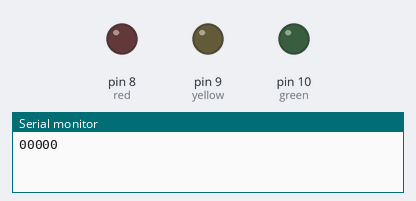
A sketch run on a simulated Arduino Uno, built with avr-gcc and run on an emulated ATmega328P. On the bench: output pins drawn as LEDs (lit = HIGH), the last lines printed to the serial monitor.

Above: at 0.5 s.
At 2.5 s:
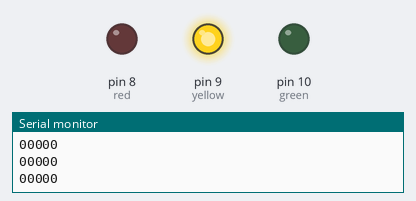
At 3.5 s:
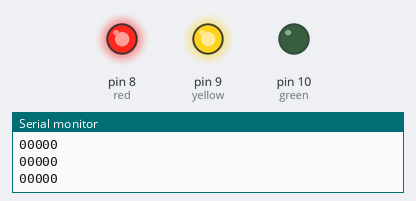
At 4.5 s:
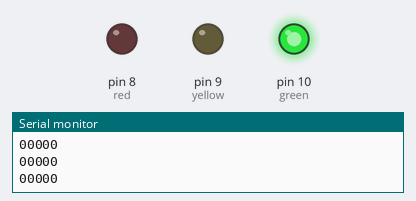
At 6.5 s:
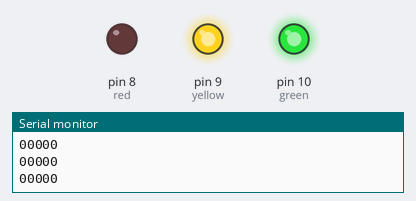
At 9.5 s:
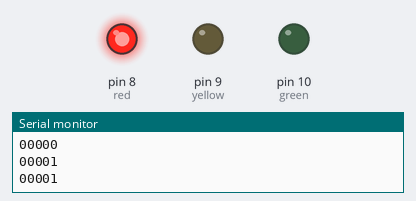
Timing chart, 0 to 10.4 s (numbered marks = the images above):
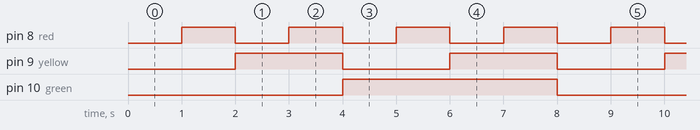

Measured:
- by itself, pin 8 (red): alternates HIGH for 1.0 s and LOW for 1.0 s
- by itself, pin 9 (yellow): alternates HIGH for 2.0 s and LOW for 2.0 s
- by itself, pin 10 (green): alternates HIGH for 4.0 s and LOW for 4.0 s

The sketch:

test1.ino
```cpp
int red = 8;
int yellow = 9;
int green = 10;
unsigned char value = 0;
unsigned char value2 = 0;
void setup() {
  // put your setup code here, to run once:
  Serial.begin(9600);
  pinMode(red,OUTPUT);
  pinMode(yellow,OUTPUT);
  pinMode(green, OUTPUT);
}

void loop() {
  // put your main code here, to run repeatedly:

  if(value / 128 >= 1){
    value-=128;
    Serial.print(1);
  }
  else{
    Serial.print(0);
  }
  if(value / 64 >= 1){
    value -= 64;
    Serial.print(1);
  }
  else{
    Serial.print(0);
  }
  if(value /32 >= 1){
    value -=32;
    Serial.print(1);
  }
  else{
    Serial.print(0);
  }
  if(value / 16 >=1){
    value -= 16;
    Serial.print(1);
  }
  else{
    Serial.print(0);
  }
  if(value /8 >= 1){
    value -=8;
    Serial.print(1);
  }
  else{
    Serial.print(0);
  }
  if(value / 4 >= 1){
    value -= 4;
    digitalWrite(green,HIGH);
  }
  else{
    digitalWrite(green,LOW);
  }
  if(value / 2 >= 1){
    value -= 2;
    digitalWrite(yellow,HIGH);
  }
  else{
    digitalWrite(yellow,LOW);
  }
  if(value -1 ==0){
     digitalWrite(red,HIGH);
  }

  else{
    digitalWrite(red,LOW);
  }
  if(value == 255){
    exit(0);
  }

  delay(1000);
  Serial.println();
  value2++;
  value = value2;
}
```
